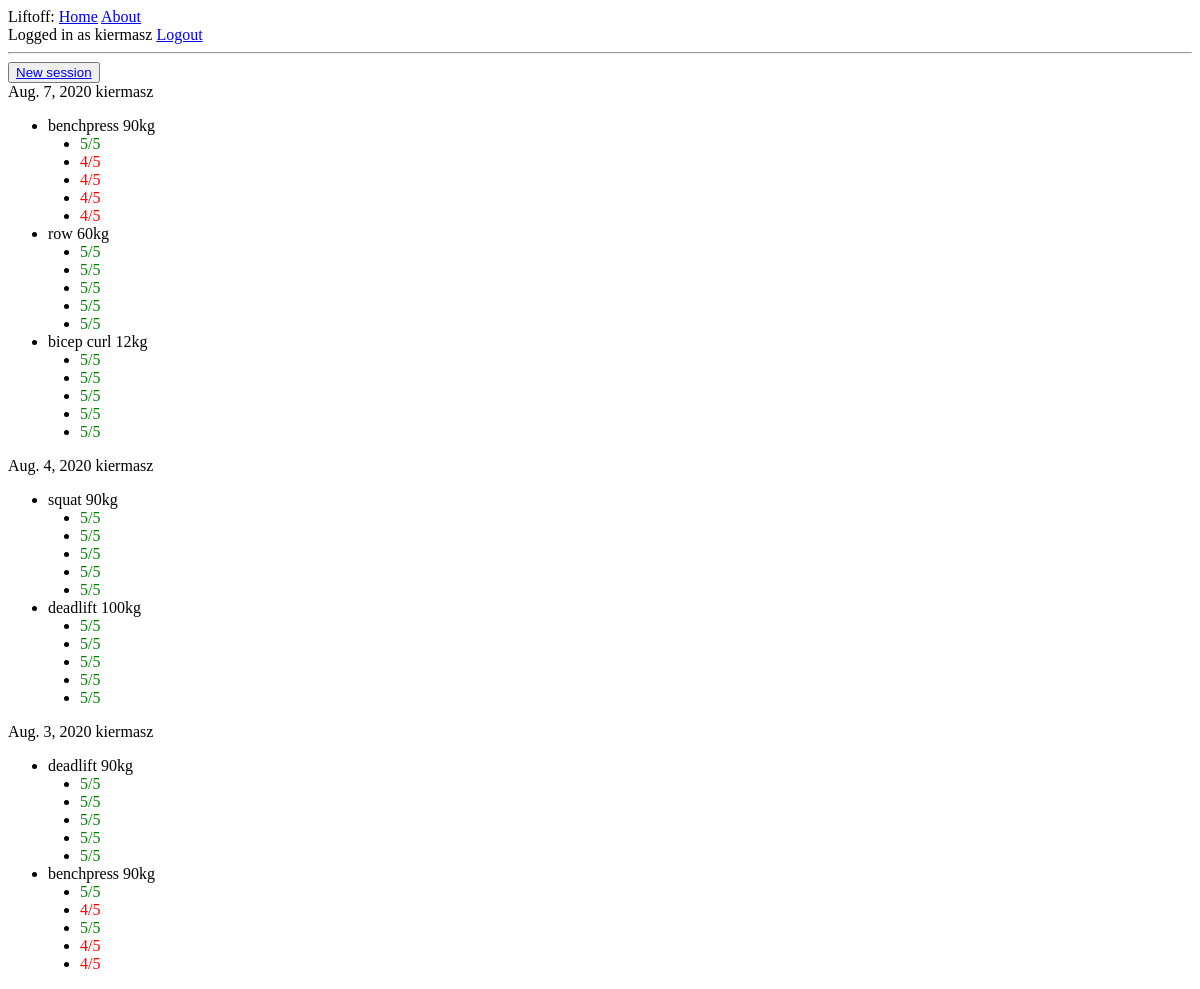
The app's page / (signed in), older data.
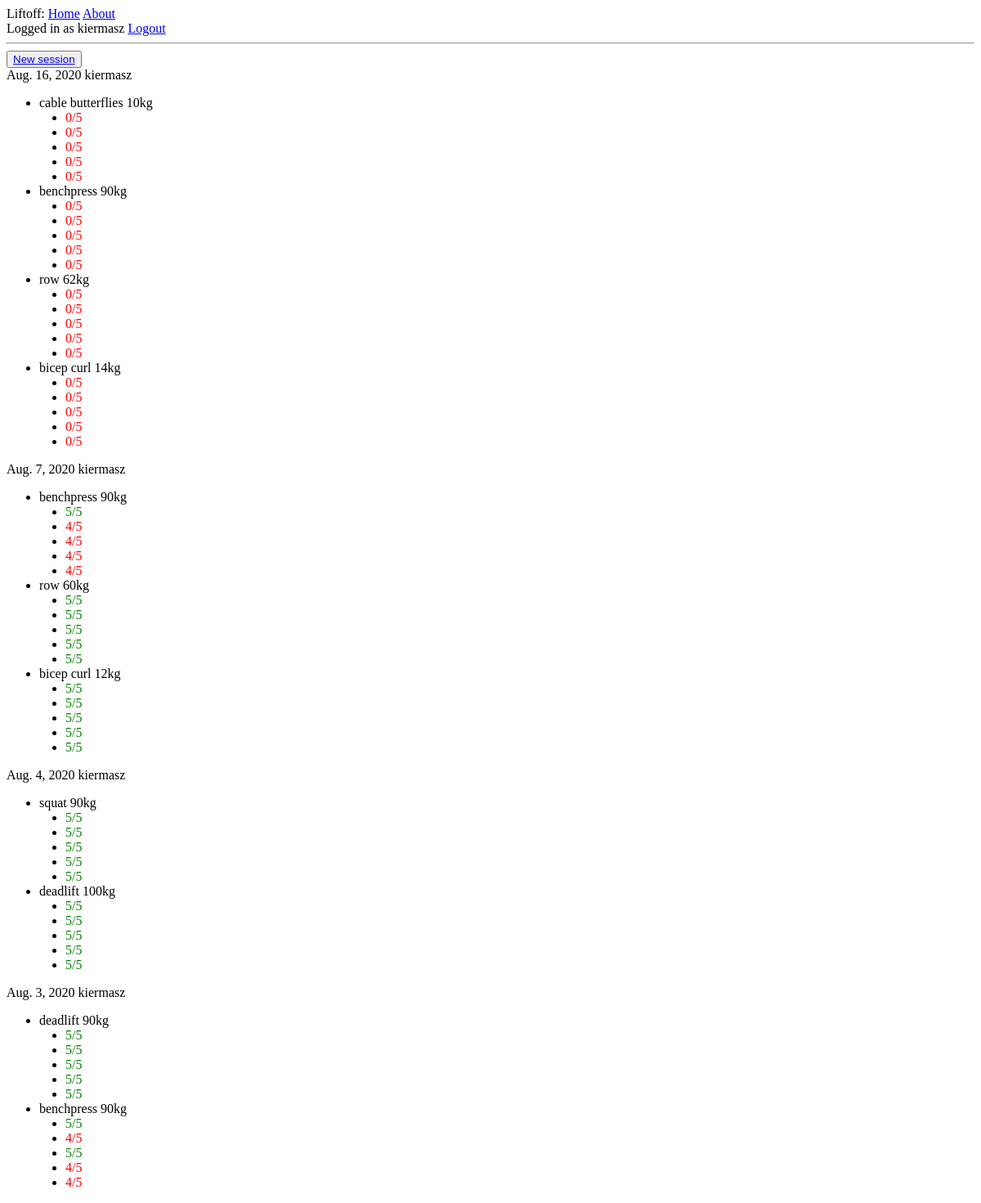
The same page, newer data.
### LiftoffApp/models.py (models this page shows, shortened)
class Session(models.Model):
    date = models.DateField(default=now, unique=True)
    user_id = models.ForeignKey(User, unique=False, on_delete=models.CASCADE)
    class Meta:
        ordering = ["-date"]

class Lift(models.Model):
    type = models.CharField(max_length=50)
    weight = models.PositiveIntegerField(default=0)
    session = models.ForeignKey(Session, related_name='lifts', on_delete=models.CASCADE)

class Set(models.Model):
    set_number = models.PositiveIntegerField(default=0)
    reps = models.PositiveIntegerField(default=0)
    lift = models.ForeignKey(Lift, related_name="sets", on_delete=models.CASCADE)
    class Meta:
        ordering = ["set_number"]

### LiftoffApp/views.py (the view)
# urls.py: url(r'', index),
def index(request):
    if request.user.is_anonymous:
        return HttpResponse(
            """<div><a href="/login">Login</a> or <a href="sign_in">register.</a> </div>""")
    return render(request, "index.html",
                  {"sessions": get_user_sessions(request)})

### LiftoffApp/models.py (called while the page is built)
def get_user_sessions(request):
    return Session.objects.filter(user_id=request.user)

### LiftoffApp/templates/index.html
{% extends "base.html" %}
{% block content %}
<button type="button">
    <a href="new.html">New session</a>
</button>
    <br>
    {% for session in sessions %}
        {{ session.date }} {{ session.user_id }}
        <ul>
        {% for lift in session.lifts.all %}
            <li>{{ lift.type }} {{ lift.weight }}kg</li>
            {% for set in lift.sets.all %}
                <li style="margin-left:2em">
                {% if set.reps < 5 %}
                    <div style="color: red">{{ set.reps }}/5</div>
                {% else %}
                    <div style="color: green">{{ set.reps }}/5</div>
                {% endif %}
                </li>
            {% endfor %}
        {% endfor %}
        </ul>
    {% endfor %}
{% endblock %}

### LiftoffApp/templates/base.html (shortened to what this page needs)
<head>
</head>
<body>
<div>Liftoff: <a href='/'>Home</a> <a href='about'>About</a></div>
{% if request.user.username != "" %}
    <div>Logged in as {{ request.user.username }} <a href="logout">Logout</a></div>
{% else %}
    <div>Not logged in. <a href="/LiftoffApp/login">Login</a> or <a href="signin">register.</a></div>
{% endif %}
<hr>
{% block content %}{% endblock %}
</body>

Row changes from the older to the newer data that the page shows:
added Session: date "Aug. 16, 2020", user_id "kiermasz"
added Lift: type "cable butterflies", weight "10", shown under "Aug. 16, 2020"
added Set: reps "0", shown under "cable butterflies"
added Set: reps "0", shown under "cable butterflies"
added Set: reps "0", shown under "cable butterflies"
added Set: reps "0", shown under "cable butterflies"
added Set: reps "0", shown under "cable butterflies"
added Lift: type "benchpress", weight "90", shown under "Aug. 16, 2020"
added Set: reps "0", shown under "benchpress"
added Set: reps "0", shown under "benchpress"
added Set: reps "0", shown under "benchpress"
added Set: reps "0", shown under "benchpress"
added Set: reps "0", shown under "benchpress"
added Lift: type "row", weight "62", shown under "Aug. 16, 2020"
added Set: reps "0", shown under "row"
added Set: reps "0", shown under "row"
added Set: reps "0", shown under "row"
added Set: reps "0", shown under "row"
added Set: reps "0", shown under "row"
added Lift: type "bicep curl", weight "14", shown under "Aug. 16, 2020"
added Set: reps "0", shown under "bicep curl"
added Set: reps "0", shown under "bicep curl"
added Set: reps "0", shown under "bicep curl"
added Set: reps "0", shown under "bicep curl"
added Set: reps "0", shown under "bicep curl"
